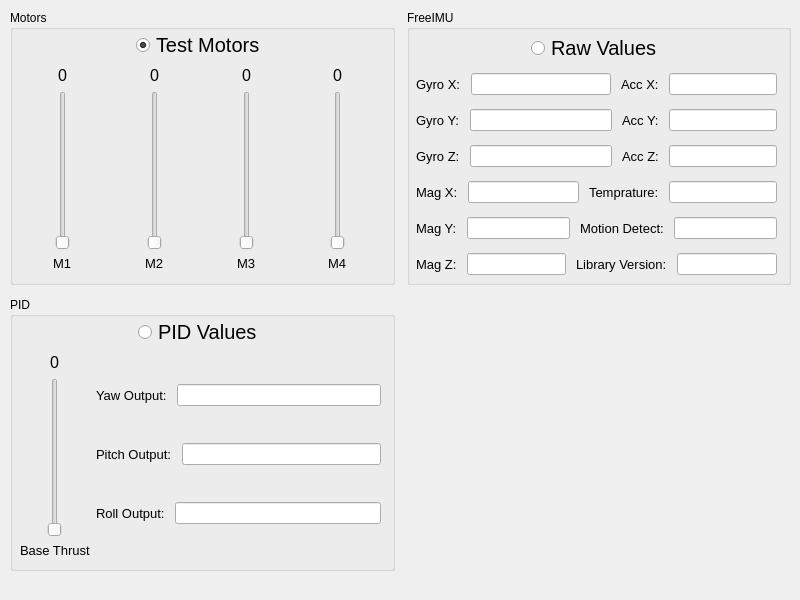
<?xml version="1.0" encoding="UTF-8"?>
<ui version="4.0">
 <class>VoTest_i</class>
 <widget class="QMainWindow" name="VoTest_i">
  <property name="geometry">
   <rect>
    <x>0</x>
    <y>0</y>
    <width>800</width>
    <height>600</height>
   </rect>
  </property>
  <property name="windowTitle">
   <string>VoPilot - VoCopter Tests</string>
  </property>
  <property name="locale">
   <locale language="English" country="UnitedStates"/>
  </property>
  <widget class="QWidget" name="centralwidget">
   <widget class="QWidget" name="gridLayoutWidget">
    <property name="geometry">
     <rect>
      <x>10</x>
      <y>10</y>
      <width>781</width>
      <height>561</height>
     </rect>
    </property>
    <layout class="QGridLayout" name="gridLayout">
     <property name="spacing">
      <number>12</number>
     </property>
     <item row="1" column="0">
      <widget class="QGroupBox" name="groupBox_3">
       <property name="title">
        <string>PID</string>
       </property>
       <widget class="QWidget" name="verticalLayoutWidget_7">
        <property name="geometry">
         <rect>
          <x>10</x>
          <y>20</y>
          <width>361</width>
          <height>241</height>
         </rect>
        </property>
        <layout class="QVBoxLayout" name="verticalLayout_7">
         <item alignment="Qt::AlignHCenter">
          <widget class="QRadioButton" name="pidValues">
           <property name="font">
            <font>
             <pointsize>15</pointsize>
             <weight>50</weight>
             <bold>false</bold>
            </font>
           </property>
           <property name="text">
            <string>PID Values</string>
           </property>
           <property name="iconSize">
            <size>
             <width>16</width>
             <height>16</height>
            </size>
           </property>
           <attribute name="buttonGroup">
            <string notr="true">tests</string>
           </attribute>
          </widget>
         </item>
         <item>
          <layout class="QHBoxLayout" name="horizontalLayout_22">
           <item>
            <layout class="QHBoxLayout" name="horizontalLayout_23">
             <property name="spacing">
              <number>6</number>
             </property>
             <item>
              <layout class="QVBoxLayout" name="verticalLayout_8">
               <item alignment="Qt::AlignHCenter">
                <widget class="QLabel" name="baseThrustVal">
                 <property name="font">
                  <font>
                   <pointsize>12</pointsize>
                  </font>
                 </property>
                 <property name="text">
                  <string>0</string>
                 </property>
                </widget>
               </item>
               <item alignment="Qt::AlignHCenter">
                <widget class="QSlider" name="baseThrust">
                 <property name="sizePolicy">
                  <sizepolicy hsizetype="Expanding" vsizetype="Expanding">
                   <horstretch>0</horstretch>
                   <verstretch>0</verstretch>
                  </sizepolicy>
                 </property>
                 <property name="orientation">
                  <enum>Qt::Vertical</enum>
                 </property>
                </widget>
               </item>
               <item alignment="Qt::AlignHCenter">
                <widget class="QLabel" name="label_29">
                 <property name="font">
                  <font>
                   <pointsize>10</pointsize>
                  </font>
                 </property>
                 <property name="text">
                  <string>Base Thrust</string>
                 </property>
                </widget>
               </item>
              </layout>
             </item>
             <item>
              <layout class="QVBoxLayout" name="verticalLayout_11">
               <item>
                <layout class="QHBoxLayout" name="horizontalLayout_25">
                 <property name="spacing">
                  <number>10</number>
                 </property>
                 <item>
                  <widget class="QLabel" name="label_30">
                   <property name="font">
                    <font>
                     <pointsize>10</pointsize>
                    </font>
                   </property>
                   <property name="text">
                    <string>Yaw Output:</string>
                   </property>
                  </widget>
                 </item>
                 <item>
                  <widget class="QLineEdit" name="yawOut">
                   <property name="enabled">
                    <bool>true</bool>
                   </property>
                   <property name="readOnly">
                    <bool>true</bool>
                   </property>
                  </widget>
                 </item>
                </layout>
               </item>
               <item>
                <layout class="QHBoxLayout" name="horizontalLayout_30">
                 <property name="spacing">
                  <number>10</number>
                 </property>
                 <item>
                  <widget class="QLabel" name="label_35">
                   <property name="font">
                    <font>
                     <pointsize>10</pointsize>
                    </font>
                   </property>
                   <property name="text">
                    <string>Pitch Output:</string>
                   </property>
                  </widget>
                 </item>
                 <item>
                  <widget class="QLineEdit" name="pitchOut">
                   <property name="enabled">
                    <bool>true</bool>
                   </property>
                   <property name="readOnly">
                    <bool>true</bool>
                   </property>
                  </widget>
                 </item>
                </layout>
               </item>
               <item>
                <layout class="QHBoxLayout" name="horizontalLayout_29">
                 <property name="spacing">
                  <number>10</number>
                 </property>
                 <item>
                  <widget class="QLabel" name="label_34">
                   <property name="font">
                    <font>
                     <pointsize>10</pointsize>
                    </font>
                   </property>
                   <property name="text">
                    <string>Roll Output:</string>
                   </property>
                  </widget>
                 </item>
                 <item>
                  <widget class="QLineEdit" name="rollOut">
                   <property name="enabled">
                    <bool>true</bool>
                   </property>
                   <property name="readOnly">
                    <bool>true</bool>
                   </property>
                  </widget>
                 </item>
                </layout>
               </item>
              </layout>
             </item>
            </layout>
           </item>
          </layout>
         </item>
        </layout>
       </widget>
      </widget>
     </item>
     <item row="0" column="0">
      <widget class="QGroupBox" name="groupBox">
       <property name="title">
        <string>Motors</string>
       </property>
       <widget class="QWidget" name="verticalLayoutWidget">
        <property name="geometry">
         <rect>
          <x>10</x>
          <y>20</y>
          <width>361</width>
          <height>241</height>
         </rect>
        </property>
        <layout class="QVBoxLayout" name="verticalLayout">
         <item alignment="Qt::AlignHCenter">
          <widget class="QRadioButton" name="testMotors">
           <property name="font">
            <font>
             <pointsize>15</pointsize>
             <weight>50</weight>
             <bold>false</bold>
            </font>
           </property>
           <property name="text">
            <string>Test Motors</string>
           </property>
           <property name="iconSize">
            <size>
             <width>16</width>
             <height>16</height>
            </size>
           </property>
           <property name="checked">
            <bool>true</bool>
           </property>
           <attribute name="buttonGroup">
            <string notr="true">tests</string>
           </attribute>
          </widget>
         </item>
         <item>
          <layout class="QHBoxLayout" name="horizontalLayout">
           <item>
            <layout class="QVBoxLayout" name="verticalLayout_2">
             <item alignment="Qt::AlignHCenter">
              <widget class="QLabel" name="m1Val">
               <property name="font">
                <font>
                 <pointsize>12</pointsize>
                </font>
               </property>
               <property name="text">
                <string>0</string>
               </property>
              </widget>
             </item>
             <item alignment="Qt::AlignHCenter">
              <widget class="QSlider" name="m1">
               <property name="orientation">
                <enum>Qt::Vertical</enum>
               </property>
              </widget>
             </item>
             <item alignment="Qt::AlignHCenter">
              <widget class="QLabel" name="label">
               <property name="font">
                <font>
                 <pointsize>10</pointsize>
                </font>
               </property>
               <property name="text">
                <string>M1</string>
               </property>
              </widget>
             </item>
            </layout>
           </item>
           <item>
            <layout class="QVBoxLayout" name="verticalLayout_3">
             <item alignment="Qt::AlignHCenter">
              <widget class="QLabel" name="m2Val">
               <property name="font">
                <font>
                 <pointsize>12</pointsize>
                </font>
               </property>
               <property name="text">
                <string>0</string>
               </property>
              </widget>
             </item>
             <item alignment="Qt::AlignHCenter">
              <widget class="QSlider" name="m2">
               <property name="orientation">
                <enum>Qt::Vertical</enum>
               </property>
              </widget>
             </item>
             <item alignment="Qt::AlignHCenter">
              <widget class="QLabel" name="label_2">
               <property name="font">
                <font>
                 <pointsize>10</pointsize>
                </font>
               </property>
               <property name="text">
                <string>M2</string>
               </property>
              </widget>
             </item>
            </layout>
           </item>
           <item>
            <layout class="QVBoxLayout" name="verticalLayout_4">
             <item alignment="Qt::AlignHCenter">
              <widget class="QLabel" name="m3Val">
               <property name="font">
                <font>
                 <pointsize>12</pointsize>
                </font>
               </property>
               <property name="text">
                <string>0</string>
               </property>
              </widget>
             </item>
             <item alignment="Qt::AlignHCenter">
              <widget class="QSlider" name="m3">
               <property name="orientation">
                <enum>Qt::Vertical</enum>
               </property>
              </widget>
             </item>
             <item alignment="Qt::AlignHCenter">
              <widget class="QLabel" name="label_3">
               <property name="font">
                <font>
                 <pointsize>10</pointsize>
                </font>
               </property>
               <property name="text">
                <string>M3</string>
               </property>
              </widget>
             </item>
            </layout>
           </item>
           <item>
            <layout class="QVBoxLayout" name="verticalLayout_5">
             <item alignment="Qt::AlignHCenter">
              <widget class="QLabel" name="m4Val">
               <property name="font">
                <font>
                 <pointsize>12</pointsize>
                </font>
               </property>
               <property name="text">
                <string>0</string>
               </property>
              </widget>
             </item>
             <item alignment="Qt::AlignHCenter">
              <widget class="QSlider" name="m4">
               <property name="orientation">
                <enum>Qt::Vertical</enum>
               </property>
              </widget>
             </item>
             <item alignment="Qt::AlignHCenter">
              <widget class="QLabel" name="label_4">
               <property name="font">
                <font>
                 <pointsize>10</pointsize>
                </font>
               </property>
               <property name="text">
                <string>M4</string>
               </property>
              </widget>
             </item>
            </layout>
           </item>
          </layout>
         </item>
        </layout>
       </widget>
      </widget>
     </item>
     <item row="0" column="2">
      <widget class="QGroupBox" name="groupBox_2">
       <property name="title">
        <string>FreeIMU</string>
       </property>
       <widget class="QWidget" name="verticalLayoutWidget_6">
        <property name="geometry">
         <rect>
          <x>9</x>
          <y>19</y>
          <width>361</width>
          <height>252</height>
         </rect>
        </property>
        <layout class="QVBoxLayout" name="verticalLayout_6">
         <item alignment="Qt::AlignHCenter">
          <widget class="QRadioButton" name="rawValues">
           <property name="font">
            <font>
             <pointsize>15</pointsize>
             <weight>50</weight>
             <bold>false</bold>
            </font>
           </property>
           <property name="text">
            <string>Raw Values</string>
           </property>
           <property name="iconSize">
            <size>
             <width>16</width>
             <height>16</height>
            </size>
           </property>
           <attribute name="buttonGroup">
            <string notr="true">tests</string>
           </attribute>
          </widget>
         </item>
         <item>
          <layout class="QGridLayout" name="gridLayout_2">
           <property name="verticalSpacing">
            <number>14</number>
           </property>
           <item row="0" column="0">
            <layout class="QHBoxLayout" name="horizontalLayout_3">
             <property name="spacing">
              <number>10</number>
             </property>
             <item>
              <widget class="QLabel" name="label_10">
               <property name="font">
                <font>
                 <pointsize>10</pointsize>
                </font>
               </property>
               <property name="text">
                <string>Gyro X:</string>
               </property>
              </widget>
             </item>
             <item>
              <widget class="QLineEdit" name="gyroX">
               <property name="enabled">
                <bool>true</bool>
               </property>
               <property name="readOnly">
                <bool>true</bool>
               </property>
              </widget>
             </item>
             <item>
              <layout class="QHBoxLayout" name="horizontalLayout_11">
               <property name="spacing">
                <number>10</number>
               </property>
               <item>
                <widget class="QLabel" name="label_18">
                 <property name="font">
                  <font>
                   <pointsize>10</pointsize>
                  </font>
                 </property>
                 <property name="text">
                  <string>Acc X:</string>
                 </property>
                </widget>
               </item>
               <item>
                <widget class="QLineEdit" name="accX">
                 <property name="enabled">
                  <bool>true</bool>
                 </property>
                 <property name="readOnly">
                  <bool>true</bool>
                 </property>
                </widget>
               </item>
              </layout>
             </item>
            </layout>
           </item>
           <item row="3" column="0">
            <layout class="QHBoxLayout" name="horizontalLayout_14">
             <property name="spacing">
              <number>10</number>
             </property>
             <item>
              <widget class="QLabel" name="label_21">
               <property name="font">
                <font>
                 <pointsize>10</pointsize>
                </font>
               </property>
               <property name="text">
                <string>Mag X:</string>
               </property>
              </widget>
             </item>
             <item>
              <widget class="QLineEdit" name="magX">
               <property name="enabled">
                <bool>true</bool>
               </property>
               <property name="readOnly">
                <bool>true</bool>
               </property>
              </widget>
             </item>
             <item>
              <layout class="QHBoxLayout" name="horizontalLayout_16">
               <property name="spacing">
                <number>10</number>
               </property>
               <item>
                <widget class="QLabel" name="label_23">
                 <property name="font">
                  <font>
                   <pointsize>10</pointsize>
                  </font>
                 </property>
                 <property name="text">
                  <string>Temprature:</string>
                 </property>
                </widget>
               </item>
               <item>
                <widget class="QLineEdit" name="temp">
                 <property name="enabled">
                  <bool>true</bool>
                 </property>
                 <property name="readOnly">
                  <bool>true</bool>
                 </property>
                </widget>
               </item>
              </layout>
             </item>
            </layout>
           </item>
           <item row="1" column="0">
            <layout class="QHBoxLayout" name="horizontalLayout_10">
             <property name="spacing">
              <number>10</number>
             </property>
             <item>
              <widget class="QLabel" name="label_17">
               <property name="font">
                <font>
                 <pointsize>10</pointsize>
                </font>
               </property>
               <property name="text">
                <string>Gyro Y:</string>
               </property>
              </widget>
             </item>
             <item>
              <widget class="QLineEdit" name="gyroY">
               <property name="enabled">
                <bool>true</bool>
               </property>
               <property name="readOnly">
                <bool>true</bool>
               </property>
              </widget>
             </item>
             <item>
              <layout class="QHBoxLayout" name="horizontalLayout_12">
               <property name="spacing">
                <number>10</number>
               </property>
               <item>
                <widget class="QLabel" name="label_19">
                 <property name="font">
                  <font>
                   <pointsize>10</pointsize>
                  </font>
                 </property>
                 <property name="text">
                  <string>Acc Y:</string>
                 </property>
                </widget>
               </item>
               <item>
                <widget class="QLineEdit" name="accY">
                 <property name="enabled">
                  <bool>true</bool>
                 </property>
                 <property name="readOnly">
                  <bool>true</bool>
                 </property>
                </widget>
               </item>
              </layout>
             </item>
            </layout>
           </item>
           <item row="2" column="0">
            <layout class="QHBoxLayout" name="horizontalLayout_4">
             <property name="spacing">
              <number>10</number>
             </property>
             <item>
              <widget class="QLabel" name="label_11">
               <property name="font">
                <font>
                 <pointsize>10</pointsize>
                </font>
               </property>
               <property name="text">
                <string>Gyro Z:</string>
               </property>
              </widget>
             </item>
             <item>
              <widget class="QLineEdit" name="gyroZ">
               <property name="enabled">
                <bool>true</bool>
               </property>
               <property name="readOnly">
                <bool>true</bool>
               </property>
              </widget>
             </item>
             <item>
              <layout class="QHBoxLayout" name="horizontalLayout_13">
               <property name="spacing">
                <number>10</number>
               </property>
               <item>
                <widget class="QLabel" name="label_20">
                 <property name="font">
                  <font>
                   <pointsize>10</pointsize>
                  </font>
                 </property>
                 <property name="text">
                  <string>Acc Z:</string>
                 </property>
                </widget>
               </item>
               <item>
                <widget class="QLineEdit" name="accZ">
                 <property name="enabled">
                  <bool>true</bool>
                 </property>
                 <property name="readOnly">
                  <bool>true</bool>
                 </property>
                </widget>
               </item>
              </layout>
             </item>
            </layout>
           </item>
           <item row="5" column="0">
            <layout class="QHBoxLayout" name="horizontalLayout_15">
             <property name="spacing">
              <number>10</number>
             </property>
             <item>
              <widget class="QLabel" name="label_22">
               <property name="font">
                <font>
                 <pointsize>10</pointsize>
                </font>
               </property>
               <property name="text">
                <string>Mag Y:</string>
               </property>
              </widget>
             </item>
             <item>
              <widget class="QLineEdit" name="magY">
               <property name="enabled">
                <bool>true</bool>
               </property>
               <property name="readOnly">
                <bool>true</bool>
               </property>
              </widget>
             </item>
             <item>
              <layout class="QHBoxLayout" name="horizontalLayout_17">
               <property name="spacing">
                <number>10</number>
               </property>
               <item>
                <widget class="QLabel" name="label_24">
                 <property name="font">
                  <font>
                   <pointsize>10</pointsize>
                  </font>
                 </property>
                 <property name="text">
                  <string>Motion Detect:</string>
                 </property>
                </widget>
               </item>
               <item>
                <widget class="QLineEdit" name="motionDetect">
                 <property name="enabled">
                  <bool>true</bool>
                 </property>
                 <property name="readOnly">
                  <bool>true</bool>
                 </property>
                </widget>
               </item>
              </layout>
             </item>
            </layout>
           </item>
           <item row="6" column="0">
            <layout class="QHBoxLayout" name="horizontalLayout_20">
             <property name="spacing">
              <number>10</number>
             </property>
             <item>
              <widget class="QLabel" name="label_27">
               <property name="font">
                <font>
                 <pointsize>10</pointsize>
                </font>
               </property>
               <property name="text">
                <string>Mag Z:</string>
               </property>
              </widget>
             </item>
             <item>
              <widget class="QLineEdit" name="magZ">
               <property name="enabled">
                <bool>true</bool>
               </property>
               <property name="readOnly">
                <bool>true</bool>
               </property>
              </widget>
             </item>
             <item>
              <layout class="QHBoxLayout" name="horizontalLayout_21">
               <property name="spacing">
                <number>10</number>
               </property>
               <item>
                <widget class="QLabel" name="label_28">
                 <property name="font">
                  <font>
                   <pointsize>10</pointsize>
                  </font>
                 </property>
                 <property name="text">
                  <string>Library Version:</string>
                 </property>
                </widget>
               </item>
               <item>
                <widget class="QLineEdit" name="libVer">
                 <property name="enabled">
                  <bool>true</bool>
                 </property>
                 <property name="readOnly">
                  <bool>true</bool>
                 </property>
                </widget>
               </item>
              </layout>
             </item>
            </layout>
           </item>
          </layout>
         </item>
        </layout>
       </widget>
      </widget>
     </item>
    </layout>
   </widget>
  </widget>
 </widget>
 <resources/>
 <connections/>
 <buttongroups>
  <buttongroup name="tests"/>
 </buttongroups>
</ui>
